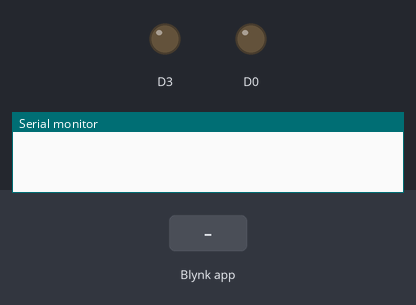
This sketch was run on a simulated ESP8266 (NodeMCU). Parts: output pins drawn as LEDs (lit = HIGH), the last lines printed to the serial monitor. The inputs (shaded band) are chosen by the test bench. WiFi joins after 1.5 s; servers stay silent unless stated.

Above: at 3.0 s.
3.1 s: Blynk app writes 1 to V5
At 3.6 s:
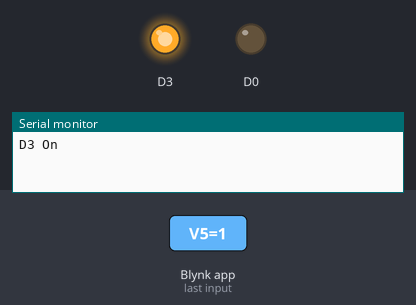
4.6 s: Blynk app writes 1 to V6
At 5.8 s:
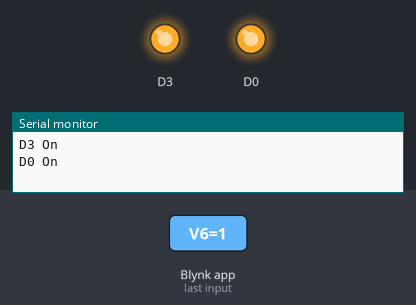
6.1 s: Blynk app writes 0 to V5
At 7.1 s:
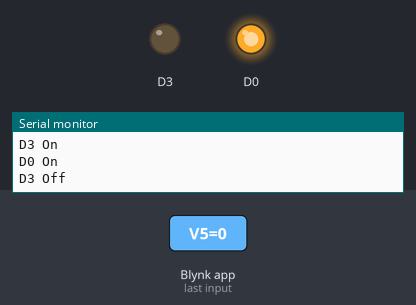
7.6 s: Blynk app writes 0 to V6
At 8.2 s:
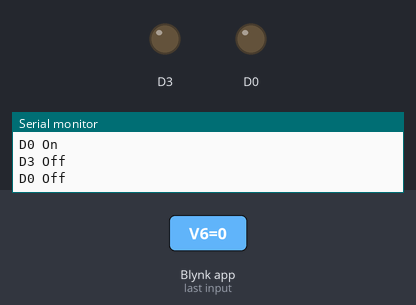
Timing chart, 0 to 10.1 s (numbered marks = the images above; inputs shaded):
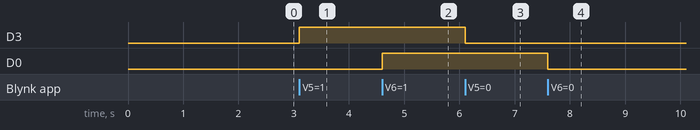

Measured:
- after the input at 3.1 s, D3: LOW → HIGH at once
- after the input at 4.6 s, D0: LOW → HIGH at once
- after the input at 6.1 s, D3: HIGH → LOW at once
- after the input at 7.6 s, D0: HIGH → LOW at once

The sketch:

Reset_all_By_V7.ino
```cpp
/* Comment this out to disable prints and save space */
#define BLYNK_PRINT Serial


#include <ESP8266WiFi.h>
#include <BlynkSimpleEsp8266.h>

// You should get Auth Token in the Blynk App.
// Go to the Project Settings (nut icon).
char auth[] = "H603HwhYjQCuRoQwhc4O-55_lifwnbH2"; // Blynk main
//char auth[] = "0z0F7zDnJ4fReHWSGlrFo8Zc3wz9S7r8"; // Blynk custom

// Your WiFi credentials.
// Set password to "" for open networks.
char ssid[] = "Eleceasy";
char pass[] = "Bb20072536";


void output ()
{
  digitalWrite(D3, HIGH);
  Serial.println(String("D3 On"));
}

void output1 ()
{
  digitalWrite(D3, LOW);
  Serial.println(String("D3 Off"));
}

void output2 ()
{
  digitalWrite(D0, HIGH);
  Serial.println(String("D0 On"));
}

void output3 ()
{
  digitalWrite(D0, LOW);
  Serial.println(String("D0 Off"));
}


BLYNK_WRITE(V5) // Button Widget writes to Virtual Pin V5
{
  if(param.asInt()== 1) {     // if Button sends 1
    output();             // start the function
  }
    if(param.asInt()== 0) {     // if Button sends 1
    output1();             // start the function
  }
}

BLYNK_WRITE(V6) // Button Widget writes to Virtual Pin V5
{
  if(param.asInt()== 1) {     // if Button sends 1
    output2();             // start the function
  }
    if(param.asInt()== 0) {     // if Button sends 1
    output3();             // start the function
  }
}


BLYNK_WRITE(V7) // Button Widget writes to Virtual Pin V5
{
    if(param.asInt()== 1) {     // if Button sends 1
    output3();      // start the function
    output1();
    Serial.println(String("Reset On"));

  }
}


void setup()
{
  pinMode (D3, OUTPUT);
  pinMode (D0, OUTPUT);
  // Debug console
  Serial.begin(9600);

  //Blynk.begin(auth, ssid, pass, "oasiskit.com", 8080);
  //Blynk.begin(auth, ssid, pass);
  // You can also specify server:
  Blynk.begin(auth, ssid, pass, "blynk-cloud.com", 80);
  //Blynk.begin(auth, ssid, pass, IPAddress(192,168,1,100), 8080);
}

void loop()
{
  Blynk.run();

}
```
